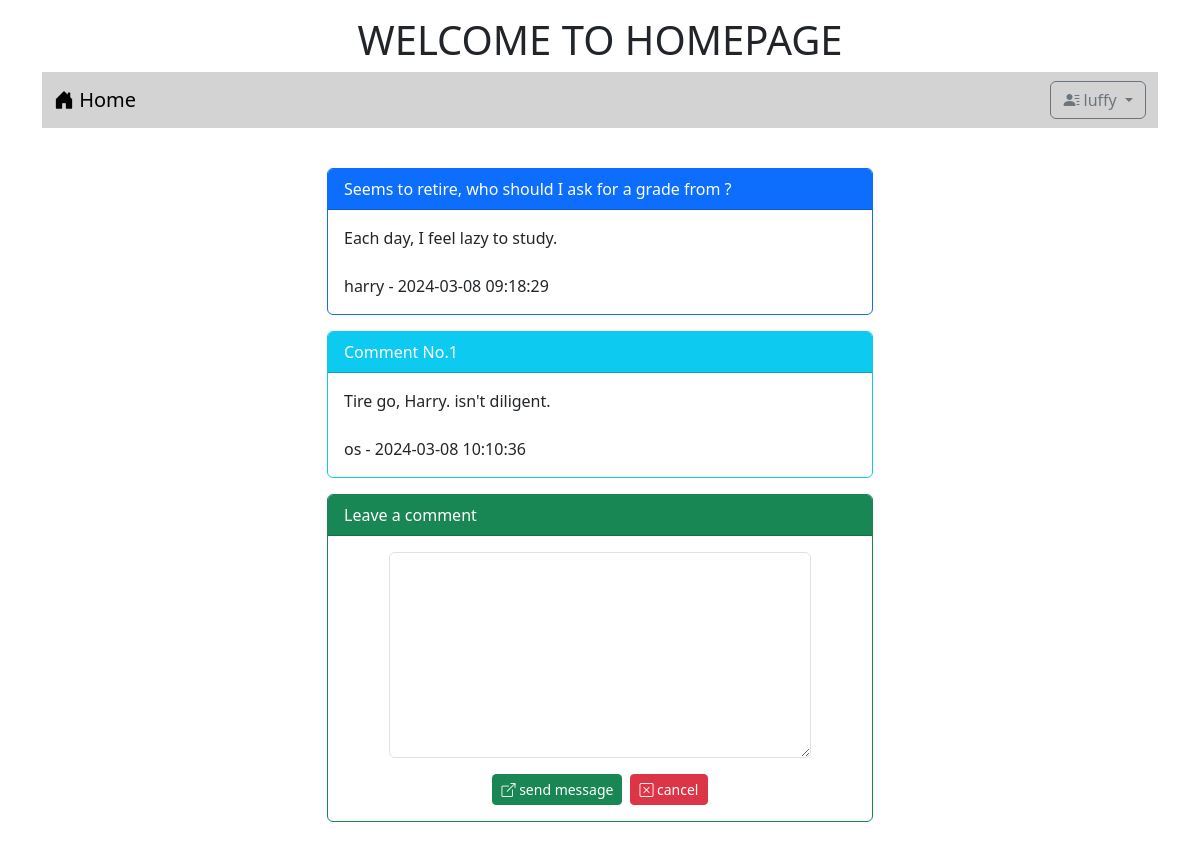
Page /post.php?id=3 (signed in) on the committed database.
### tables this page shows
CREATE TABLE `post` (
  `id` int(11) NOT NULL,
  `title` varchar(128) NOT NULL,
  `content` varchar(2048) NOT NULL,
  `post_date` datetime NOT NULL,
  `cat_id` int(11) NOT NULL,
  `user_id` int(11) NOT NULL
);

CREATE TABLE `user` (
  `id` int(11) NOT NULL,
  `login` varchar(32) NOT NULL,
  `password` varchar(64) NOT NULL,
  `name` varchar(64) NOT NULL,
  `gender` char(1) NOT NULL,
  `email` varchar(32) NOT NULL,
  `role` char(1) NOT NULL
);

CREATE TABLE `comment` (
  `id` int(11) NOT NULL,
  `content` varchar(20148) NOT NULL,
  `post_date` datetime NOT NULL,
  `user_id` int(11) NOT NULL,
  `post_id` int(11) NOT NULL
);

### post.php (the view, shortened to what this page needs)
<!DOCTYPE html>
<html lang="en">
<head>
    <link href="https://cdn.jsdelivr.net/npm/bootstrap@5.3.2/dist/css/bootstrap.min.css" rel="stylesheet">
    <link rel="stylesheet" href="https://cdn.jsdelivr.net/npm/bootstrap-icons@1.11.3/font/bootstrap-icons.min.css">
</head>
<body>
    <div class="container-lg">
        <h1 style="text-align: center;" class="mt-3">WELCOME TO HOMEPAGE</h1>
        <?php include "nav.php" ?>
        <div class="row mt-4">
            <div class="col-lg-3 col-md-2 col-sm-1"></div>
            <div class="col-lg-6 col-md-8 col-sm-10">
                <?php
                    $conn = new PDO("mysql:host=localhost;dbname=webboard;charset=utf8","root","");
                    $sql1 = "SELECT post.title, post.content, post.post_date, user.login
                        FROM post INNER JOIN user ON (post.user_id = user.id)
                        WHERE post.id = $_GET[id]";
                    $sql2 = "SELECT comment.id, comment.content, comment.post_date, user.login
                        FROM comment
                        INNER JOIN user ON (comment.user_id = user.id)
                        INNER JOIN post ON (comment.post_id = post.id)
                        WHERE post.id = $_GET[id]";
                    $result1 = $conn->query($sql1);
                    $result2 = $conn->query($sql2);
                    $commentNumber = 1;
                    while ($row = $result1->fetch()) {
                        echo "<div class='card border-primary mt-3'>";
                            echo "<div class='card-header bg-primary text-white'> $row[0] </div>";
                            echo "<div class='card-body'> $row[1] <br><br> $row[3] - $row[2] </div>";
                        echo "</div>";
                    }
                    while ($row = $result2->fetch()) {
                        echo "<div class='card border-info mt-3'>";
                            echo "<div class='card-header bg-info text-white'> Comment No.$commentNumber </div>";
                            echo "<div class='card-body'> $row[1] <br><br> $row[3] - $row[2] </div>";
                        echo "</div>";
                        $commentNumber++;
                    }
                ?>
                <div class="card border-success mt-3">
                    <div class="card-header bg-success text-white"> Leave a comment </div>
                    <div class="card-body">
                        <form action="post_save.php" method="post">
                            <div class="row mb-3 justify-content-center">
                                <div class="col-lg-10">
                                    <textarea name="comment" rows="8" class="form-control" required></textarea>
                                </div>
                            </div>
                            <div class="row">
                                <div class="col-lg-12 d-flex justify-content-center">
                                    <button type="submit" class="btn btn-success btn-sm text-white me-1">
                                        <i class="bi bi-box-arrow-up-right"></i> send message
                                    </button>
                                    <button type="reset" class="btn btn-danger btn-sm ms-1">
                                        <i class="bi bi-x-square"></i> cancel
                                    </button>
                                </div>
                            </div>
                        </form>
                    </div>
                </div>
                <br>
            </div>
            <div class="col-lg-3 col-md-2 col-sm-1"></div>
        </div>
    </div>
</body>
</html>

### rows in the picture
post: title "Seems to retire, who should I ask for a grade from ?", content "Each day, I feel lazy to study.", user.login "harry", post_date "2024-03-08 09:18:29"
comment: content "Tire go, Harry. isn't diligent.", user.login "os", post_date "2024-03-08 10:10:36"

### other values in the picture
$_SESSION[username] "luffy"
